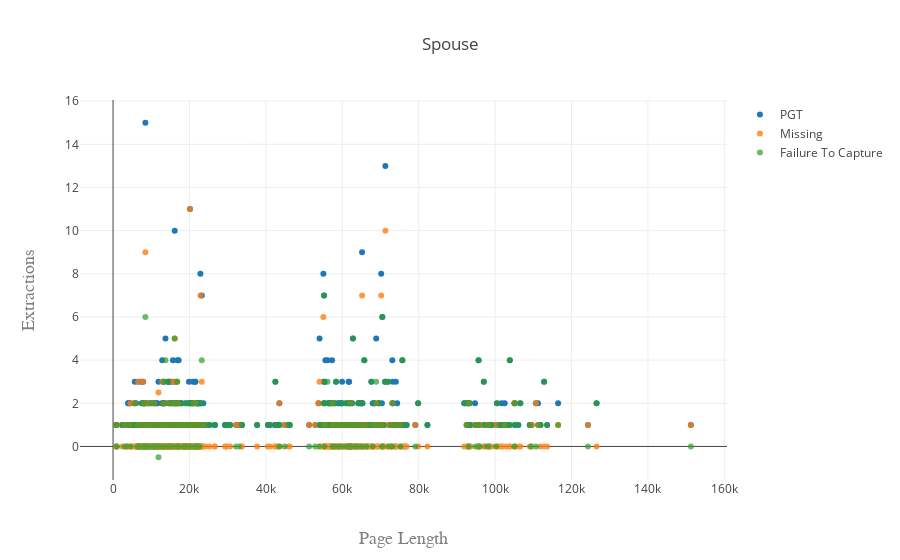

Source (notebook cell):
### Code cell
# Merging two dfs
merged_df = merged_df.reset_index()[['Doc_Length', 'PGT', 'Missing', 'FailureToCapture']].groupby(['Doc_Length']).mean()
failure = merged_df['FailureToCapture'].to_dict()
missing = merged_df['Missing'].to_dict()
gt = merged_df['PGT'].to_dict()


#### SCATTER PLOT ####

trace1 = go.Scatter(
    x = list(gt.keys()),
    y = list(gt.values()),
    mode = 'markers',
    name = 'PGT'
    )

trace2 = go.Scatter(
    x = list(missing.keys()),
    y = list(missing.values()),
    mode = 'markers',
    name = 'Missing',
    opacity = 0.8
    )

trace3 = go.Scatter(
    x = list(failure.keys()),
    y = list(failure.values()),
    mode = 'markers',
    name = 'Failure To Capture',
    opacity = 0.7
    )

# data = [trace1, trace2]
data = [trace1, trace2, trace3]

layout = go.Layout(
    title=RELATION,
    showlegend=True,
    xaxis=dict(
        title='Page Length',
        titlefont=dict(
            family='Courier New, monospace',
            size=18,
            color='#7f7f7f'
        )
    ),
    yaxis=dict(
        title='Extractions',
        titlefont=dict(
            family='Courier New, monospace',
            size=18,
            color='#7f7f7f'
        )
    )
)

fig = go.Figure(data=data, layout=layout)

iplot(fig)

### Figure 1 — Plotly figure (JSON) as saved in the notebook; plotly's stock layout.template omitted (floating-point values rounded to 4 significant figures; data arrays with more than 128 entries replaced by an {"elided": "..."} marker saying what was removed)
{"data": [{"mode": "markers", "name": "PGT", "type": "scatter", "uid": "fec2af81-649e-41dd-a179-229fdac4664d", "x": {"elided": "461 int values"}, "y": {"elided": "461 int values"}}, {"mode": "markers", "name": "Missing", "opacity": 0.8, "type": "scatter", "uid": "6d36c93c-affe-48fa-8cef-c6b2810f2915", "x": {"elided": "461 int values"}, "y": {"elided": "461 float values"}}, {"mode": "markers", "name": "Failure To Capture", "opacity": 0.7, "type": "scatter", "uid": "2a4c3a6b-0600-4a68-944a-121458d74368", "x": {"elided": "461 int values"}, "y": {"elided": "461 float values"}}], "layout": {"showlegend": true, "title": {"text": "Spouse"}, "xaxis": {"title": {"font": {"color": "#7f7f7f", "family": "Courier New, monospace", "size": 18}, "text": "Page Length"}}, "yaxis": {"title": {"font": {"color": "#7f7f7f", "family": "Courier New, monospace", "size": 18}, "text": "Extractions"}}}}
